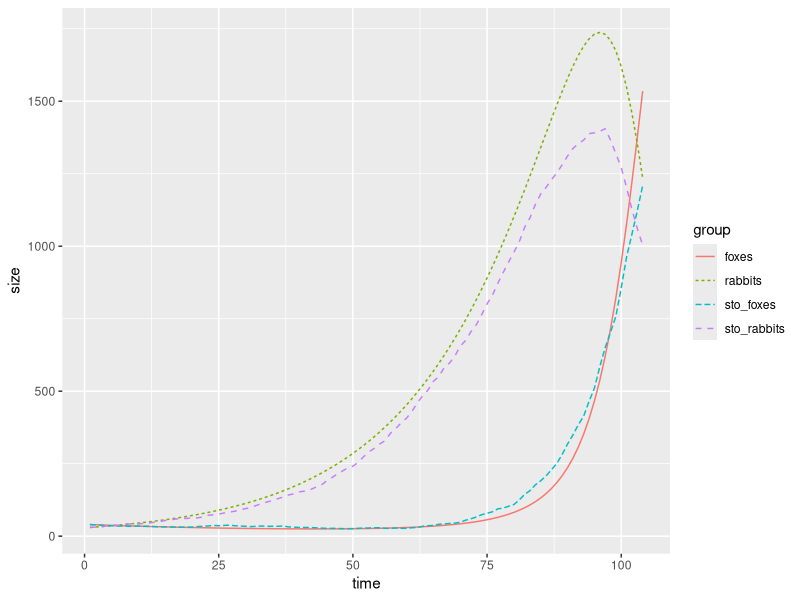

The R script that drew this image:
library(ggplot2)
library(dplyr)

#Task 1-------

#Time Period
weeks <- 104

#Rates
alpha <- 0.05
beta <-0.0001
gamma <-0.02

#Initial values
Ro <- 30
Fo <- 40

#Lotka-VOlterra model
for (t in 1:(weeks-1)) {
  Ro[t+1] <- Ro[t] + alpha*Ro[t] - beta*Ro[t]*Fo[t]
  Fo[t+1] <- Fo[t] + beta*Ro[t]*Fo[t] - gamma*Fo[t]
  print(Ro[t+1])
  print(Fo[t+1])
}



#Task 2------------------

#Time Period
weeks <- 104

#set seed
set.seed(60854)

#Initial values
Ros <- 30
Fos <- 40



#Lotka-VOlterra model
for (t in 1:(weeks-1)) {
  Ros[t+1] <- Ros[t] + rbinom(1,Ros[t],alpha) - rbinom(1,Ros[t]*Fos[t],beta)
  Fos[t+1] <- Fos[t] + rbinom(1,Ros[t]*Fos[t],beta) - rbinom(1,Fos[t],gamma)
  print(Ros[t+1])
  print(Fos[t+1])
}



#Task3---------
LV <- data.frame(
  time = rep(1:weeks, 4),
  group = rep(c("rabbits", "foxes", "sto_rabbits", "sto_foxes"), each = weeks),
  size = c(Ro, Fo, Ros, Fos)
)



ggplot(LV) + 
  geom_line(aes(x=time, y=size, colour=group, linetype=group))
